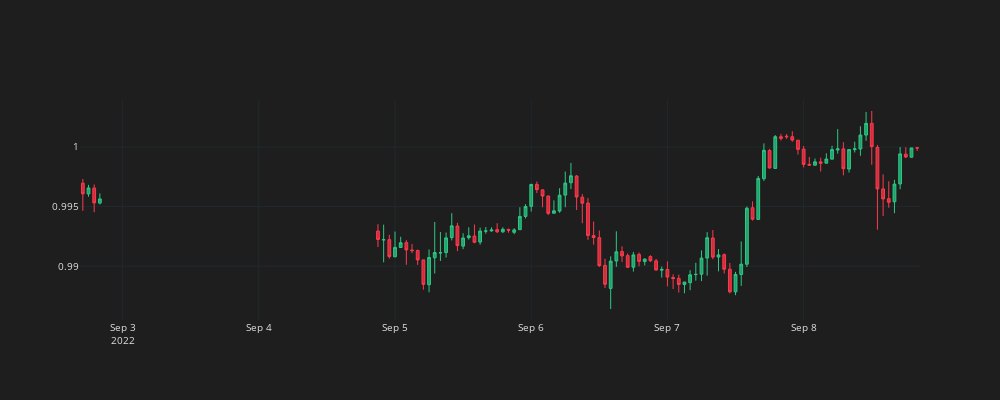

Source (notebook cell):
### Code cell
fig = go.Figure()
fig.add_trace(go.Candlestick(
    x = df_plot.time, open = df_plot.mid_o, high = df_plot.mid_h, low = df_plot.mid_l, close = df_plot.mid_c,
    line=dict(width=1), opacity=1,
    increasing_fillcolor="#23A06B",
    decreasing_fillcolor="#CC2E3C",
    increasing_line_color="#2EC886",
    decreasing_line_color="#FF3A4C"
))
fig.update_layout(width=1000,height=400, font = dict(size=10, color = "#e1e1e1"), paper_bgcolor="#1e1e1e", plot_bgcolor="#1e1e1e")
fig.update_xaxes(gridcolor = "#1f292f", showgrid=True, fixedrange=True, rangeslider=dict(visible=False))
fig.update_yaxes(gridcolor= "#1f292f", showgrid=True)
fig.show()
